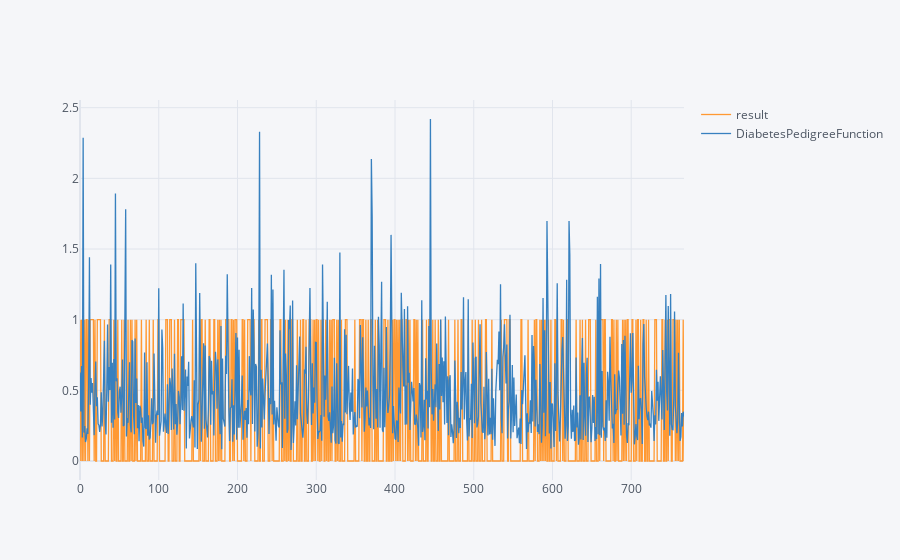

Notebook code cell kept with this figure:
### Code cell
#df.iplot(kind='scatter',mode='markers',size=10,labels=df.Outcome)
df[['result','DiabetesPedigreeFunction']].iplot(kind='scatter')

### Figure 1 — Plotly figure (JSON) as saved in the notebook; plotly's stock layout.template omitted (floating-point values rounded to 4 significant figures; data arrays with more than 128 entries replaced by an {"elided": "..."} marker saying what was removed)
{"data": [{"line": {"color": "rgba(255, 153, 51, 1.0)", "dash": "solid", "shape": "linear", "width": 1.3}, "mode": "lines", "name": "result", "text": "", "type": "scatter", "x": {"elided": "768 int values"}, "y": {"elided": "768 int values"}}, {"line": {"color": "rgba(55, 128, 191, 1.0)", "dash": "solid", "shape": "linear", "width": 1.3}, "mode": "lines", "name": "DiabetesPedigreeFunction", "text": "", "type": "scatter", "x": {"elided": "768 int values"}, "y": {"elided": "768 float values"}}], "layout": {"legend": {"bgcolor": "#F5F6F9", "font": {"color": "#4D5663"}}, "paper_bgcolor": "#F5F6F9", "plot_bgcolor": "#F5F6F9", "title": {"font": {"color": "#4D5663"}}, "xaxis": {"gridcolor": "#E1E5ED", "showgrid": true, "tickfont": {"color": "#4D5663"}, "title": {"font": {"color": "#4D5663"}, "text": ""}, "zerolinecolor": "#E1E5ED"}, "yaxis": {"gridcolor": "#E1E5ED", "showgrid": true, "tickfont": {"color": "#4D5663"}, "title": {"font": {"color": "#4D5663"}, "text": ""}, "zerolinecolor": "#E1E5ED"}}}
